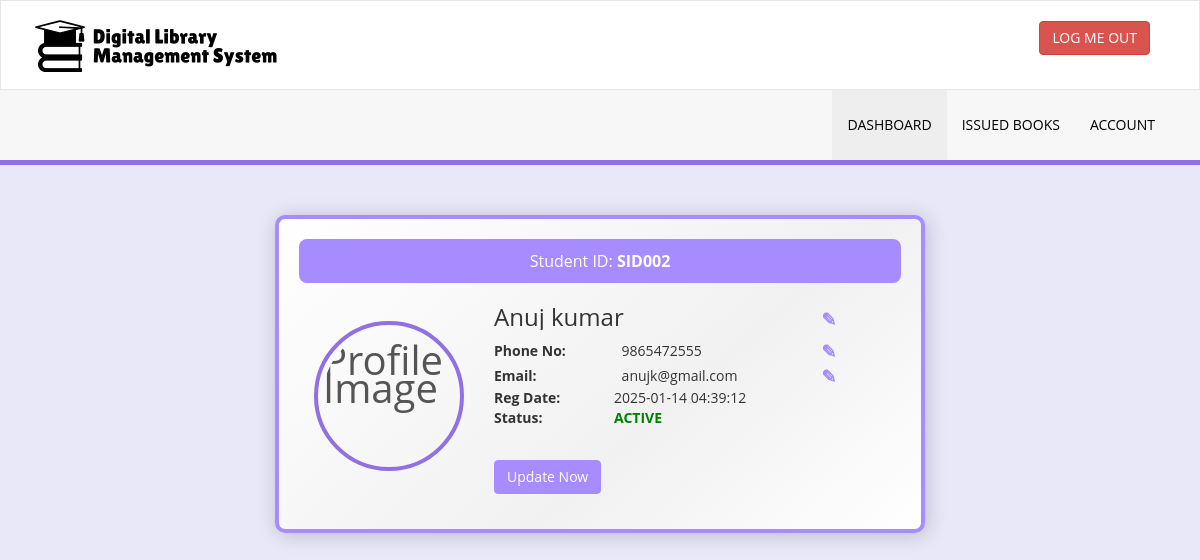
Screenshot of /my-profile.php (signed in) with the database file from the repository.
### tables this page shows
CREATE TABLE `tblstudents` (
  `id` int(11) NOT NULL,
  `StudentId` varchar(100) DEFAULT NULL,
  `FullName` varchar(120) DEFAULT NULL,
  `EmailId` varchar(120) DEFAULT NULL,
  `ProfilePic` varchar(255) DEFAULT NULL,
  `MobileNumber` char(13) DEFAULT NULL,
  `Password` varchar(120) DEFAULT NULL,
  `Status` int(1) DEFAULT NULL,
  `RegDate` timestamp NULL DEFAULT current_timestamp(),
  `UpdationDate` timestamp NULL DEFAULT NULL ON UPDATE current_timestamp()
);

### my-profile.php (the view, shortened to what this page needs)
<?php
include('includes/config.php');
if(strlen($_SESSION['login'])==0) {
    header('location:index.php');
} else {
?>
<!DOCTYPE html>
<html lang="en">
<head>
    <link href="assets/css/bootstrap.css" rel="stylesheet">
    <link href="assets/css/style.css" rel="stylesheet">
</head>
<body>
    <?php include('includes/header.php'); ?>
    <div class="profile-card">
        <div class="profile-header">
            Student ID: <b><?php echo htmlentities($_SESSION['stdid']); ?></b>
        </div>
        <?php
            $sid = $_SESSION['stdid'];
            $sql = "SELECT FullName, EmailId, ProfilePic, MobileNumber, RegDate, UpdationDate, Status FROM tblstudents WHERE StudentId=:sid";
            $query = $dbh->prepare($sql);
            $query->bindParam(':sid', $sid, PDO::PARAM_STR);
            $query->execute();
            $result = $query->fetch(PDO::FETCH_OBJ);
            if ($result) {
        ?>
        <div class="profile-content">
            <div class="profile-img">
                <img src="<?php echo htmlentities($result->ProfilePic); ?>" width="100" alt="Profile Image">
            </div>
            <form method="POST">
                <div class="profile-details">
                    <p>
                        <h3>
                            <input type="text" name="fullanme" id="fullanme"
                                value="<?php echo htmlentities($result->FullName); ?>" required>
                        </h3>
                        <span class="edit-icon" onclick="enableEdit('fullanme')">✎</span>
                    </p>
                    <p>
                        <label>Phone No:</label>
                        <input type="tel" name="mobileno" id="mobileno" maxlength="13" pattern="\d{10,13}"
                            title="Phone number must be between 10 and 13 digits"
                            value="<?php echo htmlentities($result->MobileNumber); ?>" required>
                        <span class="edit-icon" onclick="enableEdit('mobileno')">✎</span>
                    </p>
                    <p>
                        <label>Email:</label>
                        <input type="email" name="email" id="email"
                            value="<?php echo htmlentities($result->EmailId); ?>" required>
                        <span class="edit-icon" onclick="enableEdit('email')">✎</span>
                    </p>
                    <p>
                        <label>Reg Date:</label>
                        <span class="reg-date"><?php echo htmlentities($result->RegDate); ?></span>
                    </p>
                    <p>
                        <label>Status:</label>
                        <span class="status <?php echo ($result->Status == 1) ? 'active' : 'blocked'; ?>">
                            <?php echo ($result->Status == 1) ? 'ACTIVE' : 'BLOCKED'; ?>
                        </span>
                    </p>
                    <button type="submit" name="update" class="btn btn-primary" style="margin-top:30px;">Update
                        Now</button>
                </div>
            </form>
        </div>
        <?php } ?>
    </div>
</body>
</html>
<?php } ?>

### my-profile.php (style rules this page uses)
body { font-family: 'Open Sans', sans-serif; background-color: #e8e8f9; }
.profile-card { width: 650px; background: white; border-radius: 10px; box-shadow: 2px 2px 20px rgba(0, 0, 0, 0.2); padding: 20px; margin: 50px auto; border: 4px solid #a68cff; background: linear-gradient(319deg, rgba(255, 255, 255, 1) 0%, rgba(241, 241, 241, 1) 39%, rgba(255, 255, 255, 1) 100%); }
.profile-header { background: #a68cff; color: white; padding: 8px 0px; border-radius: 8px; font-size: 16px; text-align: center; }
.profile-content { display: flex; align-items: center; padding: 15px; }
.profile-img { width: 150px; height: 150px; border: 4px solid #9170e4; border-radius: 50%; display: flex; justify-content: center; align-items: center; font-size: 40px; color: #555; margin-right: 30px; flex-shrink: 0; padding: 5px; }
.profile-img img { width: 100%; height: 100%; border-radius: 50%; object-fit: cover; }
.profile-details { flex: 1; }
.profile-details p { display: flex; align-items: center; justify-content: space-between; margin: 3px 0; line-height: 1.2; }
.profile-details label { font-weight: bold; flex: 1; margin: 0px; width: 10px; flex: 0 0 120px; }
.profile-details input { border: none; background: transparent; outline: none; transition: 0.3s; flex: 0 0 120px; padding: 0px; }
.profile-details h3 { display: inline; padding: 0px; }
.profile-details span { text-align: left; }
.edit-icon { cursor: pointer; color: #a68cff; font-weight: bold; margin-left: 10px; font-size: 18px; overflow: visible; }
.reg-date, .status { flex: 1; text-align: left; display: inline-block; }
.status { font-weight: bold; }
.active { color: green; }

### rows the page displays
tblstudents: fullanme "Anuj kumar", mobileno "9865472555", email "anujk@gmail.com", RegDate "2025-01-14 04:39:12"

### other values shown
$_SESSION['stdid'] "SID002"
